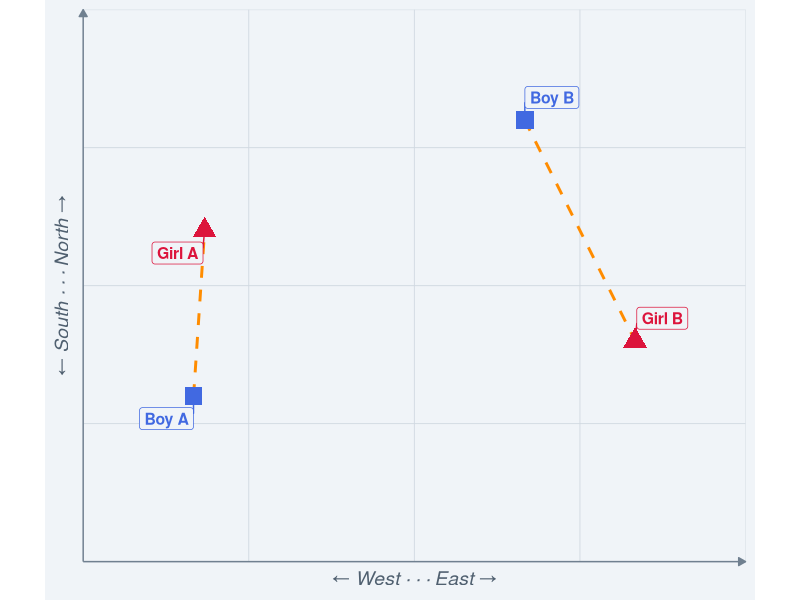
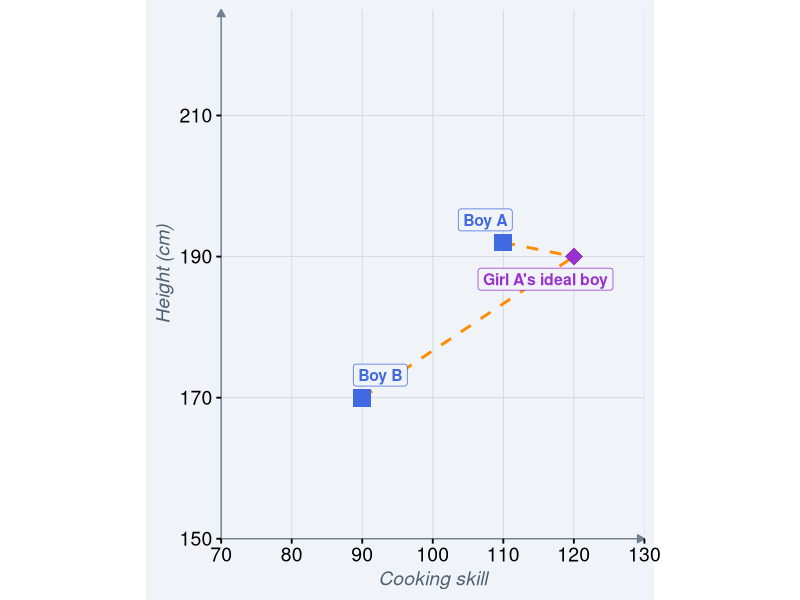
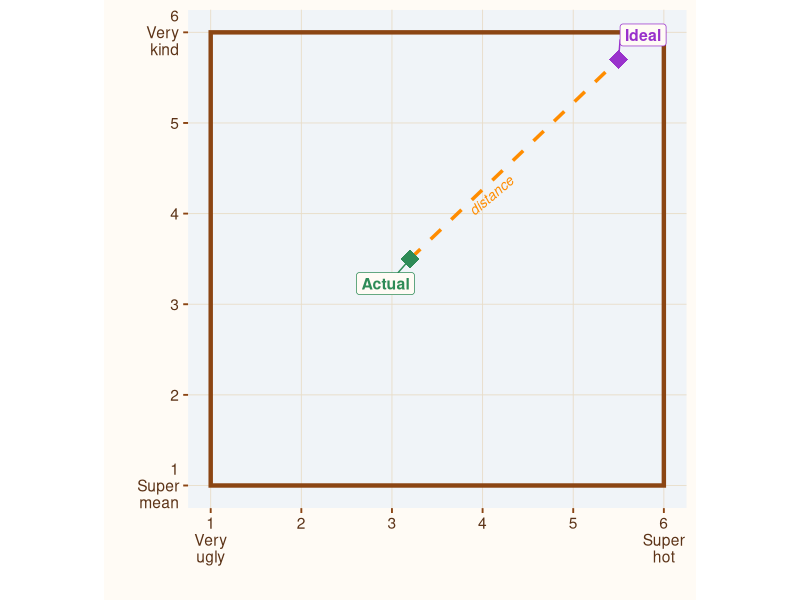
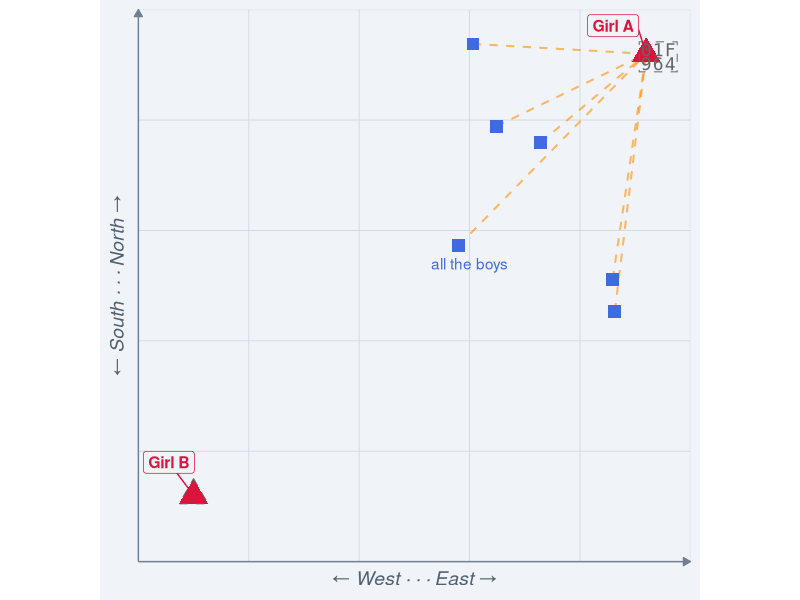
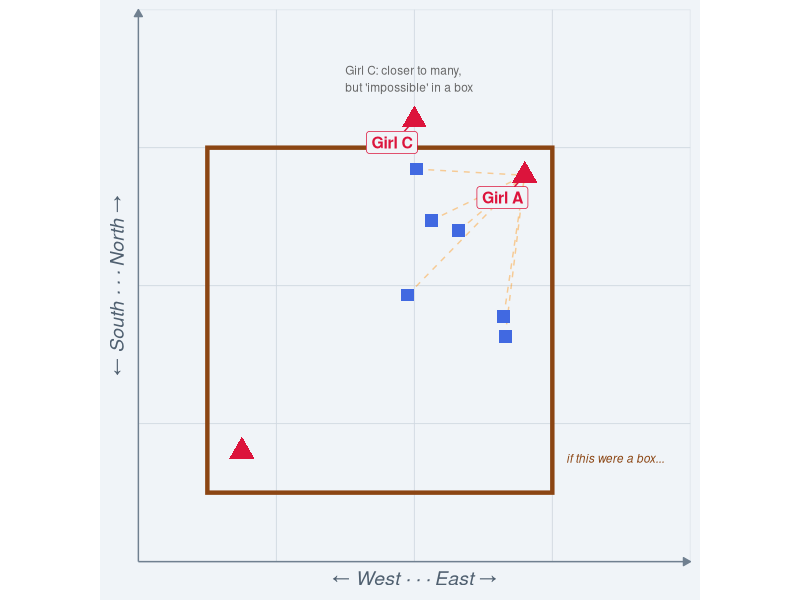
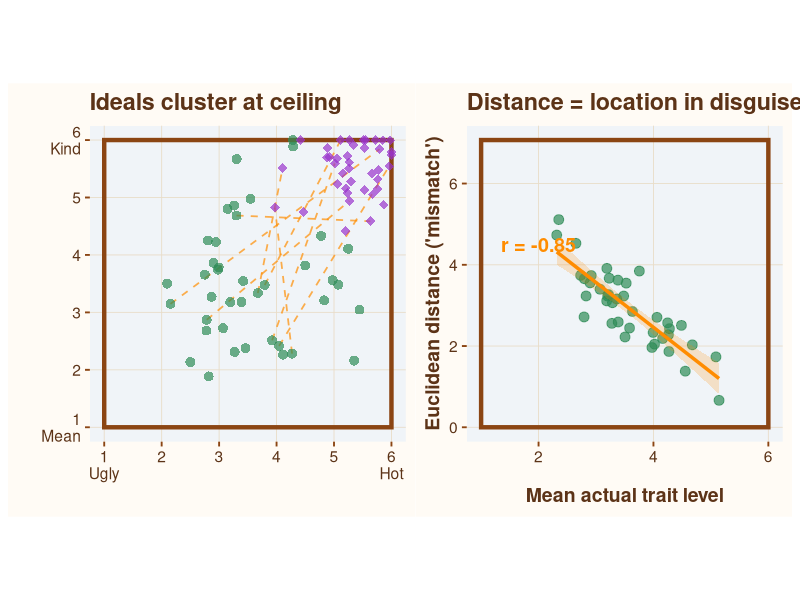
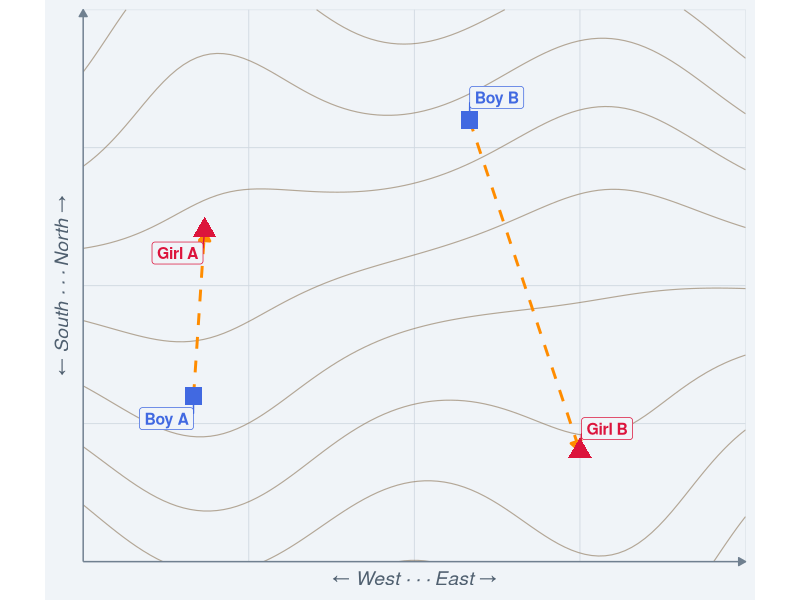
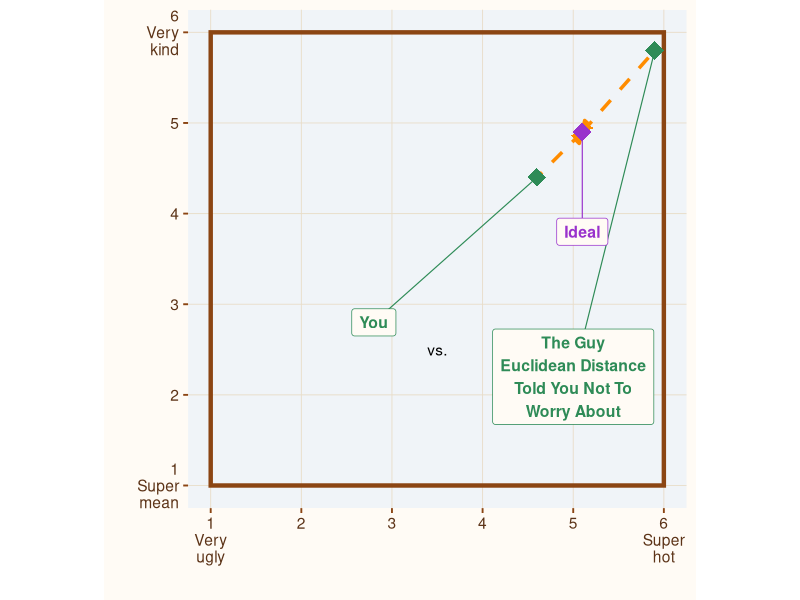

Here is the R script that generated these plots, in order:
## ---- chunk 1
library(ggplot2)
library(ggrepel)
library(patchwork)
knitr::opts_chunk$set(warning = FALSE)

# =============================================================================
# THEMES: Space vs Box
# =============================================================================

theme_space <- theme_minimal(base_size = 14) +
    theme(
      panel.background = element_rect(fill = "#f0f4f8", color = NA),
      plot.background = element_rect(fill = "#f0f4f8", color = NA),
      panel.grid.major = element_line(color = "#d0d8e0", linewidth = 0.3),
      panel.grid.minor = element_blank(),
      axis.line = element_line(color = "#708090", linewidth = 0.5,
                               arrow = arrow(length = unit(0.2, "cm"), type = "closed")),
      axis.ticks = element_blank(),
      axis.title = element_text(color = "#506070", face = "italic"),
      axis.text = element_blank(),
      plot.title = element_text(face = "bold", color = "#304050"),
      plot.subtitle = element_text(color = "#506070"),
      legend.position = "none"
    )
# Box theme: feels constrained, bounded, walls emphasized
theme_box <- theme_minimal(base_size = 14) +
    theme(
      panel.background = element_rect(fill = "#f0f4f8", color = NA),
      plot.background = element_rect(fill = "#fffbf5", color = NA),
      panel.grid.major = element_line(color = "#e8dcc8", linewidth = 0.3),
      panel.grid.minor = element_blank(),
      axis.line = element_blank(),
      axis.ticks = element_line(color = "#8b4513"),
      axis.title = element_text(color = "#5c3317", face = "bold"),
      axis.text = element_text(color = "#5c3317"),
      plot.title = element_text(face = "bold", color = "#5c3317"),
      plot.subtitle = element_text(color = "#7a5230"),
      legend.position = "none"
    )

# Colors
col_boy <- "#4169E1"
col_girl <- "#DC143C"
col_ideal <- "#9932CC"
col_actual <- "#2E8B57"
col_distance <- "#FF8C00"
## ---- chunk 2
set.seed(20191005)

space_data <- data.frame(
  id = c("Boy A", "Boy B", "Girl A", "Girl B"),
  x = c(2, 8, 2.2, 10),
  y = c(3, 8, 6, 4),
  type = c("boy", "boy", "girl", "girl")
)

pairs_simple <- data.frame(
  x_start = c(2, 8),
  y_start = c(3, 8),
  x_end = c(2.2, 10),
  y_end = c(6, 4)
)

ggplot() +
  geom_segment(data = pairs_simple,
               aes(x = x_start, y = y_start, xend = x_end, yend = y_end),
               color = col_distance, linewidth = 1, linetype = "dashed") +
  geom_point(data = space_data,
             aes(x = x, y = y, shape = type, color = type),
             size = 5, stroke = 1.5) +
  geom_label_repel(data = space_data,
                   aes(x = x, y = y, label = id, color = type),
                   size = 4, fontface = "bold",
                   box.padding = 0.5, point.padding = 0.3,
                   fill = "#f0f4f8") +
  scale_color_manual(values = c("boy" = col_boy, "girl" = col_girl)) +
  scale_shape_manual(values = c("boy" = 15, "girl" = 17)) +
  scale_x_continuous(limits = c(0, 12), expand = c(0, 0)) +
  scale_y_continuous(limits = c(0, 10), expand = c(0, 0)) +
  labs(x = "← West · · · East →",
       y = "← South · · · North →") +
  coord_fixed(ratio = 1) +
  theme_space
## ---- chunk 3
set.seed(42)

space_data <- data.frame(
  id = c("Boy A", "Boy B", "Girl A's ideal boy"),
  x = c(110, 90, 120),
  y = c(192, 170, 190),
  type = c("boy", "boy", "ideal boy")
)

pairs_simple <- data.frame(
  x_start = c(110, 90),
  y_start = c(192, 170),
  x_end = c(120, 120),
  y_end = c(190, 190)
)

ggplot() +
  geom_segment(data = pairs_simple,
               aes(x = x_start, y = y_start, xend = x_end, yend = y_end),
               color = col_distance, linewidth = 1, linetype = "dashed") +
  geom_point(data = space_data,
             aes(x = x, y = y, shape = type, color = type),
             size = 5, stroke = 1.5) +
  geom_label_repel(data = space_data,
                   aes(x = x, y = y, label = id, color = type),
                   size = 4, fontface = "bold",
                   box.padding = 0.5, point.padding = 0.3,
                   fill = "#f0f4f8") +
  scale_color_manual(values = c("boy" = col_boy, "ideal boy" = col_ideal)) +
  scale_shape_manual(values = c("boy" = 15, "ideal boy" = 18)) +
  scale_x_continuous(limits = c(70, 130), expand = c(0, 0)) +
  scale_y_continuous(limits = c(150, 225), expand = c(0, 0)) +
  labs(x = "Cooking skill",
       y = "Height (cm)") +
  coord_fixed(ratio = 1) +
  theme_space +
  theme(axis.ticks = element_line(),
      axis.text = element_text()
  )
## ---- chunk 4
box_data <- data.frame(
  id = c("Ideal", "Actual"),
  x = c(5.5, 3.2),
  y = c(5.7, 3.5),
  type = c("ideal", "actual")
)

ggplot() +
  geom_segment(aes(x = 3.2, y = 3.5, xend = 5.5, yend = 5.7),
               color = col_distance, linewidth = 1.2, linetype = "dashed") +
  annotate("rect", xmin = 1, xmax = 6, ymin = 1, ymax = 6, 
         fill = NA, color = "#8b4513", linewidth = 1.5) +
  geom_point(data = box_data,
             aes(x = x, y = y, color = type),
             size = 6, shape = 18) +
  geom_label_repel(data = box_data,
                   aes(x = x, y = y, label = id, color = type),
                   size = 4, fontface = "bold",
                   box.padding = 0.6, point.padding = 0.3,
                   fill = "#fffbf5") +
  annotate("text", x = 4.1, y = 4.2, label = "distance",
           color = col_distance, fontface = "italic", size = 3.5, angle = 40) +
  scale_color_manual(values = c("ideal" = col_ideal, "actual" = col_actual)) +
  scale_x_continuous(limits = c(1, 6), breaks = 1:6,
                     labels = c("1\nVery\nugly", "2", "3", "4", "5", "6\nSuper\nhot")) +
  scale_y_continuous(limits = c(1, 6), breaks = 1:6,
                     labels = c("1\nSuper\nmean", "2", "3", "4", "5", "6\nVery\nkind")) +
  labs(x = "", y = "") +
  coord_fixed(ratio = 1) +
  theme_box
## ---- chunk 5
n_boys <- 6
set.seed(1)
boys_flock <- dplyr::tibble(
  id = paste("Boy", LETTERS[1:n_boys]),
  x = runif(n_boys, 3.5, 5.5),
  y = runif(n_boys, 4, 6.5) - x/6,
  type = "boy"
)

girl_a <- data.frame(id = "Girl A", x = 5.6, y = 5.6, type = "girl")
girl_b <- data.frame(id = "Girl B", x = 1.5, y = 1.6, type = "girl")

flock_pairs <- data.frame(
  x_start = boys_flock$x,
  y_start = boys_flock$y,
  x_end = rep(girl_a$x, n_boys),
  y_end = rep(girl_a$y, n_boys)
)

ggplot() +
  geom_segment(data = flock_pairs,
               aes(x = x_start, y = y_start, xend = x_end, yend = y_end),
               color = col_distance, linewidth = 0.7, alpha = 0.6, linetype = "dashed",
               arrow = arrow(length = unit(0.2, "cm"), type = "closed")) +
  geom_point(data = boys_flock, aes(x = x, y = y),
             color = col_boy, size = 4, shape = 15) +
  geom_point(data = girl_a, aes(x = x, y = y),
             color = col_girl, size = 7, shape = 17) +
  geom_point(data = girl_b, aes(x = x, y = y),
             color = col_girl, size = 7, shape = 17) +
  annotate("text", x = girl_a$x+0.1, y = girl_a$y, label = "🥤",
           size = 10, color = "#666666") +
  geom_label_repel(data = girl_a, aes(x = x, y = y, label = id),
                   color = col_girl, size = 4, fontface = "bold",
                   nudge_y = 0.3, nudge_x = -0.3, fill = "#f0f4f8") +
  geom_label_repel(data = girl_b, aes(x = x, y = y, label = id),
                   color = col_girl, size = 4, fontface = "bold",
                   nudge_y = 0.3, nudge_x = -0.3, fill = "#f0f4f8") +
  annotate("text", label = "all the boys", x = 4, y = 3.7, color = col_boy) +
  scale_x_continuous(limits = c(1, 6), expand = c(0, 0)) +
  scale_y_continuous(limits = c(1, 6), expand = c(0, 0)) +
  labs(x = "← West · · · East →",
       y = "← South · · · North →") +
  coord_fixed(ratio = 1) +
  theme_space
## ---- chunk 6
girl_c <- data.frame(id = "Girl C", x = 4, y = 6.4, type = "girl")

ggplot() +
  annotate("rect", xmin = 1, xmax = 6, ymin = 1, ymax = 6, 
         fill = NA, color = "#8b4513", linewidth = 1.5) +
  annotate("text", x = 6.2, y = 1.5, label = "if this were a box...", hjust = 0,
           color = "#8b4513", fontface = "italic", size = 3) +
  geom_segment(data = flock_pairs,
               aes(x = x_start, y = y_start, xend = x_end, yend = y_end),
               color = col_distance, linewidth = 0.5, alpha = 0.4, linetype = "dashed") +
  geom_point(data = boys_flock, aes(x = x, y = y),
             color = col_boy, size = 4, shape = 15) +
  geom_point(data = girl_a, aes(x = x, y = y),
             color = col_girl, size = 6, shape = 17) +
  geom_point(data = girl_b, aes(x = x, y = y),
             color = col_girl, size = 6, shape = 17) +
  geom_point(data = girl_c, aes(x = x, y = y),
             color = col_girl, size = 6, shape = 17) +
  geom_label_repel(data = rbind(girl_a, girl_c),
                   aes(x = x, y = y, label = id),
                   color = col_girl, size = 4, fontface = "bold",
                   fill = "#f0f4f8", box.padding = 0.5) +
  annotate("text", x = 3, y = 7, label = "Girl C: closer to many,\nbut 'impossible' in a box",
           color = "#666666", size = 3, hjust = 0) +
  scale_x_continuous(limits = c(0, 8), expand = c(0, 0)) +
  scale_y_continuous(limits = c(0, 8), expand = c(0, 0)) +
  labs(x = "← West · · · East →",
       y = "← South · · · North →") +
  coord_fixed(ratio = 1) +
  theme_space
## ---- chunk 7
n_people <- 40

ideals <- data.frame(
  id = 1:n_people,
  x = pmin(6, pmax(1, rnorm(n_people, mean = 5.3, sd = 0.6))),
  y = pmin(6, pmax(1, rnorm(n_people, mean = 5.5, sd = 0.6))),
  type = "ideal"
)

actuals <- data.frame(
  id = 1:n_people,
  x = pmin(6, pmax(1, rnorm(n_people, mean = 3.5, sd = 1.1))),
  y = pmin(6, pmax(1, rnorm(n_people, mean = 3.8, sd = 1.0))),
  type = "actual"
)

distances <- sqrt((actuals$x - ideals$x)^2 + (actuals$y - ideals$y)^2)
actuals$distance <- distances
actuals$actual_mean <- (actuals$x + actuals$y) / 2

subset_ids <- c(1, 5, 10, 15, 20, 25, 30, 35)
distance_segments <- data.frame(
  x_start = actuals$x[subset_ids],
  y_start = actuals$y[subset_ids],
  x_end = ideals$x[subset_ids],
  y_end = ideals$y[subset_ids]
)

p_box <- ggplot() +
  annotate("rect", xmin = 1, xmax = 6, ymin = 1, ymax = 6, 
         fill = NA, color = "#8b4513", linewidth = 1.5) +
  geom_segment(data = distance_segments,
               aes(x = x_start, y = y_start, xend = x_end, yend = y_end),
               color = col_distance, linewidth = 0.6, alpha = 0.7, linetype = "dashed") +
  geom_point(data = actuals, aes(x = x, y = y),
             color = col_actual, size = 3, alpha = 0.7, shape = 16) +
  geom_point(data = ideals, aes(x = x, y = y),
             color = col_ideal, size = 3, alpha = 0.7, shape = 18) +
  scale_x_continuous(limits = c(1, 6), breaks = 1:6,
                     labels = c("1\nUgly", "2", "3", "4", "5", "6\nHot")) +
  scale_y_continuous(limits = c(1, 6), breaks = 1:6,
                     labels = c("1\nMean", "2", "3", "4", "5", "6\nKind")) +
  labs(title = "Ideals cluster at ceiling",
       x = "", y = "") +
  coord_fixed(ratio = 1) +
  theme_box

p_cor <- ggplot(actuals, aes(x = actual_mean, y = distance)) +
  annotate("rect", xmin = 1, xmax = 6, ymin = 0, ymax = sqrt((1 - 6)^2 + (1 - 6)^2), 
         fill = NA, color = "#8b4513", linewidth = 1.5) +
  geom_point(color = col_actual, size = 3, alpha = 0.7) +
  geom_smooth(method = "lm", color = col_distance, fill = col_distance,
              alpha = 0.2, linewidth = 1.2) +
  annotate("text", x = 2, y = 4.5,
           label = paste0("r = ", round(cor(actuals$actual_mean, actuals$distance), 2)),
           size = 5, fontface = "bold", color = col_distance) +
  scale_x_continuous(limits = c(1, 6)) +
  scale_y_continuous(limits = c(0, sqrt((1 - 6)^2 + (1 - 6)^2))) +
  labs(title = "Distance = location in disguise",
       x = "Mean actual trait level", y = "Euclidean distance ('mismatch')") +
  theme_box +
  theme(axis.text = element_text(color = "#5c3317"))

p_box + p_cor
## ---- chunk 8
set.seed(20191005)

terrain_grid <- expand.grid(
  x = seq(0, 12, length.out = 100),
  y = seq(0, 10, length.out = 100)
)

# North is mountains, south is lowlands, with some ridges and valleys
terrain_grid$z <- terrain_grid$y + 
  1 * sin(terrain_grid$x * 0.8) * cos(terrain_grid$y * 0.3) +
  1 * sin((terrain_grid$x + terrain_grid$y) * 0.3)

space_data <- data.frame(
  id = c("Boy A", "Boy B", "Girl A", "Girl B"),
  x = c(2, 7, 2.2, 9),
  y = c(3, 8, 6, 2),
  type = c("boy", "boy", "girl", "girl")
)

pairs_simple <- data.frame(
  x_start = c(2, 7),
  y_start = c(3, 8),
  x_end = c(2.2, 9),
  y_end = c(6, 2)
)

ggplot() +
  geom_contour(data = terrain_grid, aes(x = x, y = y, z = z),
               color = "#8B7355", linewidth = 0.4, alpha = 0.6,
               bins = 10) +
  geom_segment(data = pairs_simple,
               aes(x = x_start, y = y_start, xend = x_end, yend = y_end),
               color = col_distance, linewidth = 1, linetype = "dashed",
               arrow = arrow(length = unit(0.3, "cm"), type = "closed")) +
  geom_point(data = space_data,
             aes(x = x, y = y, shape = type, color = type),
             size = 5, stroke = 1.5) +
  geom_label_repel(data = space_data,
                   aes(x = x, y = y, label = id, color = type),
                   size = 4, fontface = "bold",
                   box.padding = 0.5, point.padding = 0.3,
                   fill = "#f0f4f8") +
  scale_color_manual(values = c("boy" = col_boy, "girl" = col_girl)) +
  scale_shape_manual(values = c("boy" = 15, "girl" = 17)) +
  scale_x_continuous(limits = c(0, 12), expand = c(0, 0)) +
  scale_y_continuous(limits = c(0, 10), expand = c(0, 0)) +
  labs(x = "← West · · · East →",
       y = "← South · · · North →") +
  coord_fixed(ratio = 1) +
  theme_space

## ---- chunk 9
box_data <- data.frame(
  id = c("Ideal", "You", "The Guy\nEuclidean Distance\nTold You Not To\nWorry About"),
  x = c(5.1, 4.6, 5.9),
  y = c(4.9, 4.4, 5.8),
  type = c("ideal", "actual", "actual"),
  # manual label positions
  lx = c(5.1, 2.8, 5),
  ly = c(3.8, 2.8, 2.2)
)

ggplot() +
  geom_segment(aes(x = 5.1, y = 4.9, xend = 4.6, yend = 4.4),
               color = col_distance, linewidth = 1.2, linetype = "dashed",
               arrow = arrow(length = unit(0.3, "cm"), type = "closed", ends = "first")) +
  geom_segment(aes(x = 5.1, y = 4.9, xend = 5.9, yend = 5.8),
               color = col_distance, linewidth = 1.2, linetype = "dashed",
               arrow = arrow(length = unit(0.3, "cm"), type = "closed", ends = "first")) +
  annotate("rect", xmin = 1, xmax = 6, ymin = 1, ymax = 6,
           fill = NA, color = "#8b4513", linewidth = 1.5) +
  annotate("text", x = 3.5, y = 2.5, label = "vs.") +
  # connector lines from labels to points
  geom_segment(data = box_data,
               aes(x = lx, y = ly, xend = x, yend = y, color = type),
               linewidth = 0.4) +
  geom_point(data = box_data,
             aes(x = x, y = y, color = type),
             size = 6, shape = 18) +
  geom_label(data = box_data,
             aes(x = lx, y = ly, label = id, color = type),
             size = 4, fontface = "bold",
             fill = "#fffbf5", label.padding = unit(0.4, "lines")) +
  scale_color_manual(values = c("ideal" = col_ideal, "actual" = col_actual)) +
  scale_x_continuous(limits = c(1, 6), breaks = 1:6,
                     labels = c("1\nVery\nugly", "2", "3", "4", "5", "6\nSuper\nhot")) +
  scale_y_continuous(limits = c(1, 6), breaks = 1:6,
                     labels = c("1\nSuper\nmean", "2", "3", "4", "5", "6\nVery\nkind")) +
  labs(x = "", y = "") +
  coord_fixed(ratio = 1) +
  theme_box
